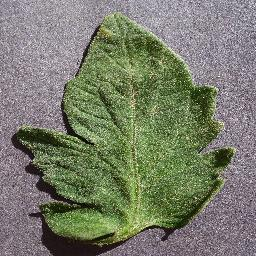
#> input picture 1.jpg, 256 x 256 px
$ jupyter execute Konvolusi.ipynb
#> lines starting #> are read from the running program, lines starting #| are printed output that depends on the picture
[cell 1]
import matplotlib.pyplot as plt
import numpy as np
import cv2
import matplotlib.image as mpimg

from skimage.io import imread
from skimage.color import rgb2lab, lab2rgb
from skimage.color import rgb2gray
import matplotlib.pylab as plt
from scipy.ndimage.filters import convolve

[cell 2]
img = imread('1.jpg')
#> img is the input picture: shape (256, 256, 3); mean R, G, B 120.3, 124.6, 106.7

[cell 3]
box_blur_kernel = np.array([[1/9, 1/9, 1/9],
                            [1/9, 1/9, 1/9],
                            [1/9, 1/9, 1/9]])

image_copy = img.copy()
image_copy[:,:,0] = convolve(image_copy[:,:,0], box_blur_kernel)
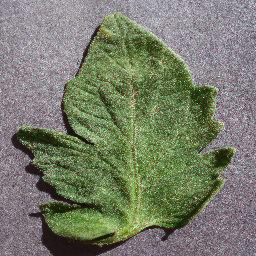
#> image_copy: shape (256, 256, 3); mean R, G, B 119.8, 124.6, 106.7
image_copy[:,:,1] = convolve(image_copy[:,:,1], box_blur_kernel)
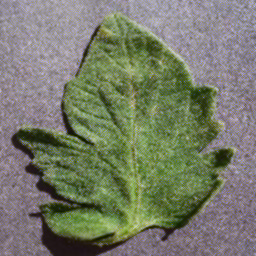
#> image_copy: shape (256, 256, 3); mean R, G, B 119.8, 124.1, 106.7
image_copy[:,:,2] = convolve(image_copy[:,:,2], box_blur_kernel)
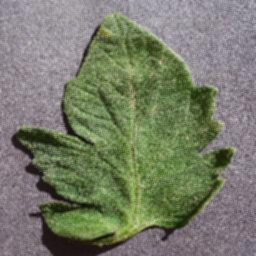
#> image_copy: shape (256, 256, 3); mean R, G, B 119.8, 124.1, 106.2

fig, ax = plt.subplots(ncols=2)
ax[0].set_title("original")
ax[0].imshow(img)
ax[1].set_title("box blurred")
ax[1].imshow(image_copy)
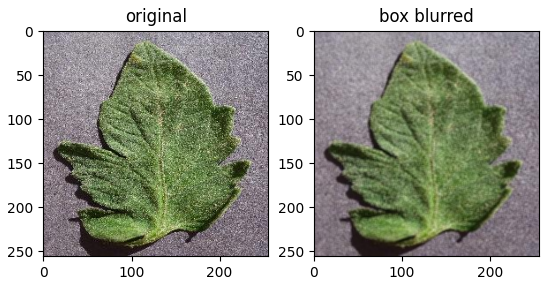
#> figure drawn by matplotlib, 2 panels

[cell 4]
grayscale = rgb2gray(img)
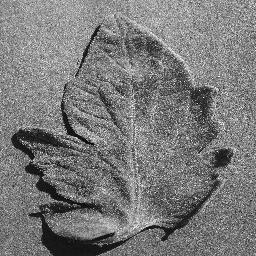
#> grayscale: shape (256, 256) float64; min 0.0025, max 0.994, mean 0.48

fig, axes = plt.subplots(1, 2, figsize=(8, 4))
ax = axes.ravel()

ax[0].imshow(img)
ax[0].set_title("Original")
ax[1].imshow(grayscale, cmap=plt.cm.gray)
ax[1].set_title("Grayscale")

fig.tight_layout()
plt.show()

[cell 5]
box_sharpen_kernel = np.array([[0, -1, 0],
                              [-1, 5, -1],
                              [0, -1, 0]])

image_copy = img.copy()
image_copy[:,:,0] = convolve(image_copy[:,:,0], box_blur_kernel)
image_copy[:,:,1] = convolve(image_copy[:,:,1], box_blur_kernel)
image_copy[:,:,2] = convolve(image_copy[:,:,2], box_blur_kernel)

fig, ax = plt.subplots(ncols=2)
ax[0].set_title("original")
ax[0].imshow(img)
ax[1].set_title("box sharpen")
ax[1].imshow(image_copy)

[cell 6]
box_emboss_kernel = np.array([[-2, -1, 0],
                              [-1, 1, 1],
                              [0, 1, 2]])

image_copy = img.copy()
image_copy[:,:,0] = convolve(image_copy[:,:,0], box_blur_kernel)
image_copy[:,:,1] = convolve(image_copy[:,:,1], box_blur_kernel)
image_copy[:,:,2] = convolve(image_copy[:,:,2], box_blur_kernel)

fig, ax = plt.subplots(ncols=2)
ax[0].set_title("original")
ax[0].imshow(img)
ax[1].set_title("box emboss")
ax[1].imshow(image_copy)

$ run again, with 2.jpg copied over 1.jpg
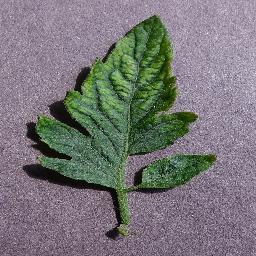
#> input picture 2.jpg, 256 x 256 px
#> img is the input picture: shape (256, 256, 3); mean R, G, B 120.3, 118.2, 120.1
#> `image_copy[:,:,2] = convolve(image_copy[:,:,2], box_blur_kernel)`:
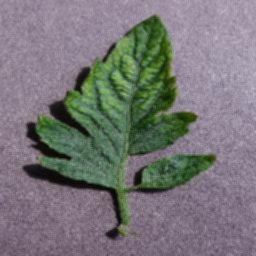
#> image_copy: shape (256, 256, 3); mean R, G, B 119.8, 117.8, 119.6
#> `grayscale = rgb2gray(img)`:
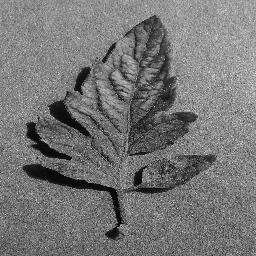
#> grayscale: shape (256, 256) float64; min 0, max 0.978, mean 0.466

$ run again, with 3.jpg copied over 1.jpg
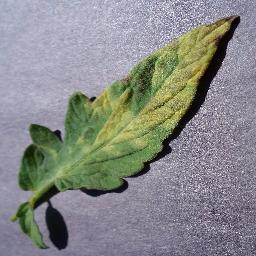
#> input picture 3.jpg, 256 x 256 px
#> img is the input picture: shape (256, 256, 3); mean R, G, B 136.2, 137.6, 135.8
#> `[cell 3] box_blur_kernel = np.array([[1/9, 1/9, 1/9], [1/9, 1/9, 1/9],..`:
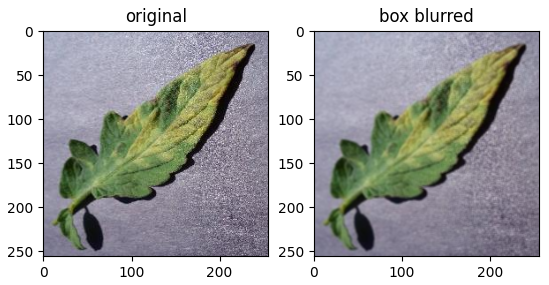
#> figure drawn by matplotlib, 2 panels
#> `grayscale = rgb2gray(img)`:
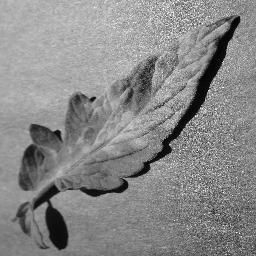
#> grayscale: shape (256, 256) float64; min 0, max 0.995, mean 0.538

$ run again, with 4.jpg copied over 1.jpg
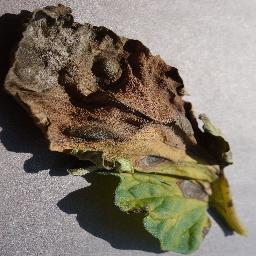
#> input picture 4.jpg, 256 x 256 px
#> img is the input picture: shape (256, 256, 3); mean R, G, B 127.4, 117.9, 103.9
#> `[cell 3] box_blur_kernel = np.array([[1/9, 1/9, 1/9], [1/9, 1/9, 1/9],..`:
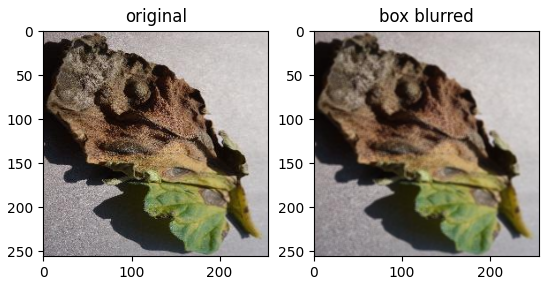
#> figure drawn by matplotlib, 2 panels
#> `grayscale = rgb2gray(img)`:
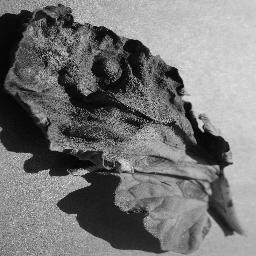
#> grayscale: shape (256, 256) float64; min 0.000833, max 0.989, mean 0.466
